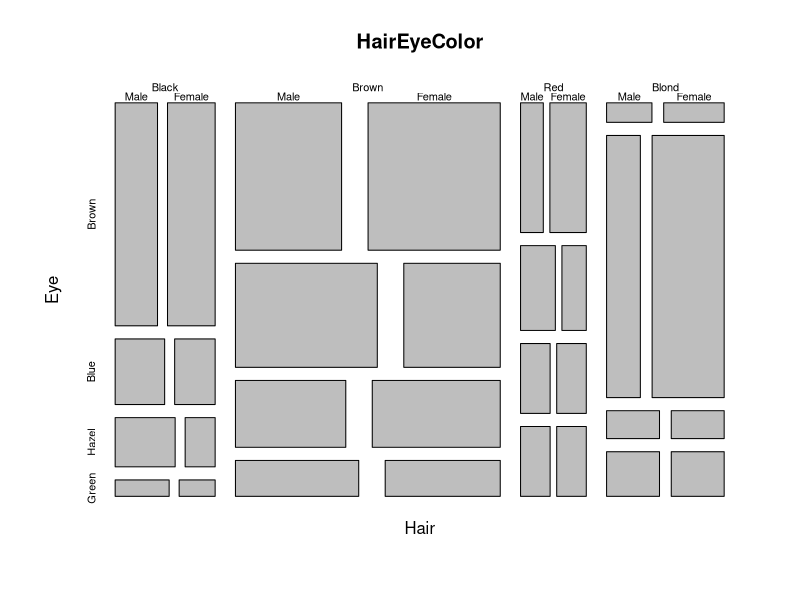
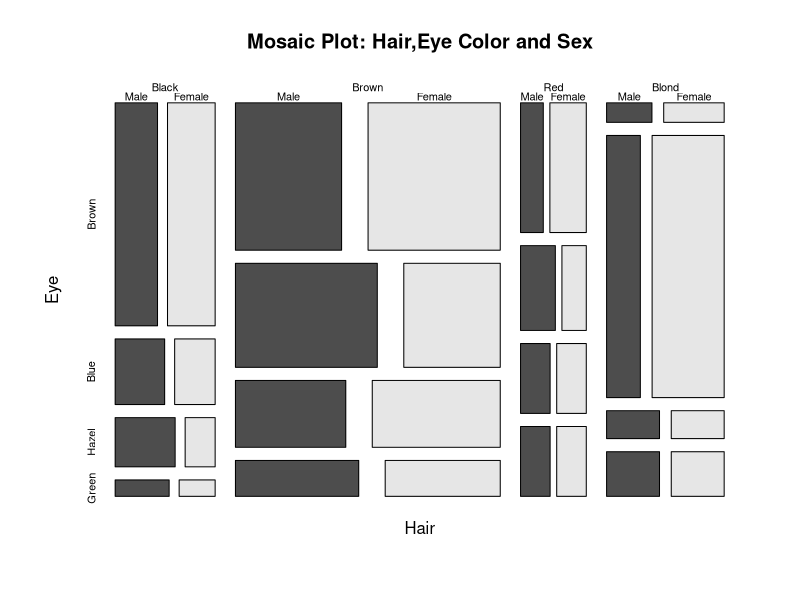
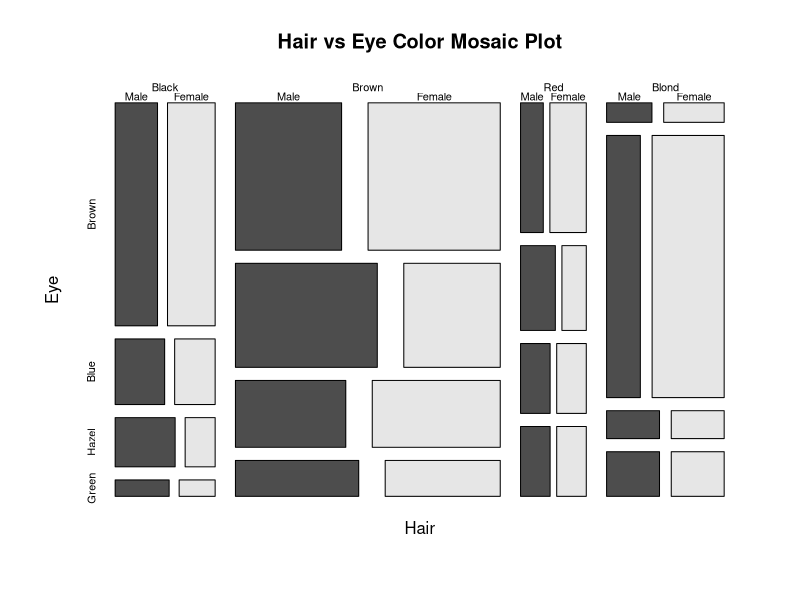
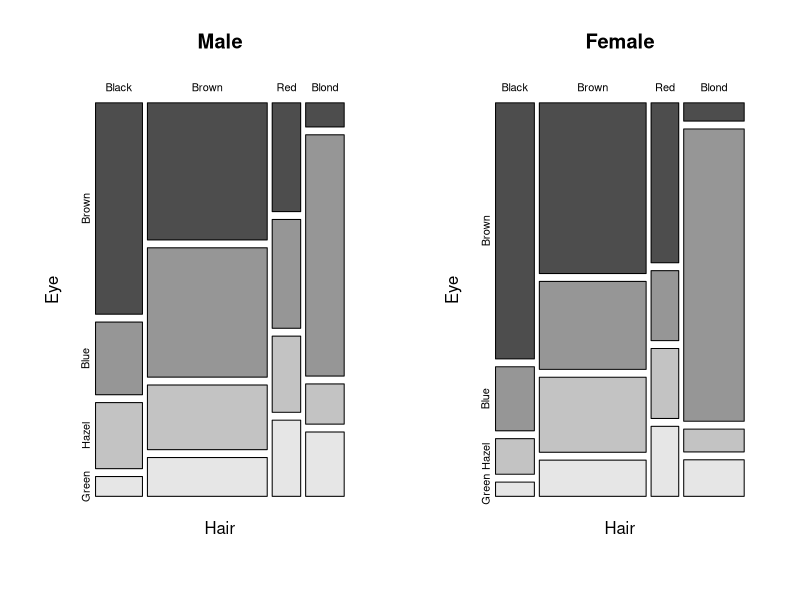
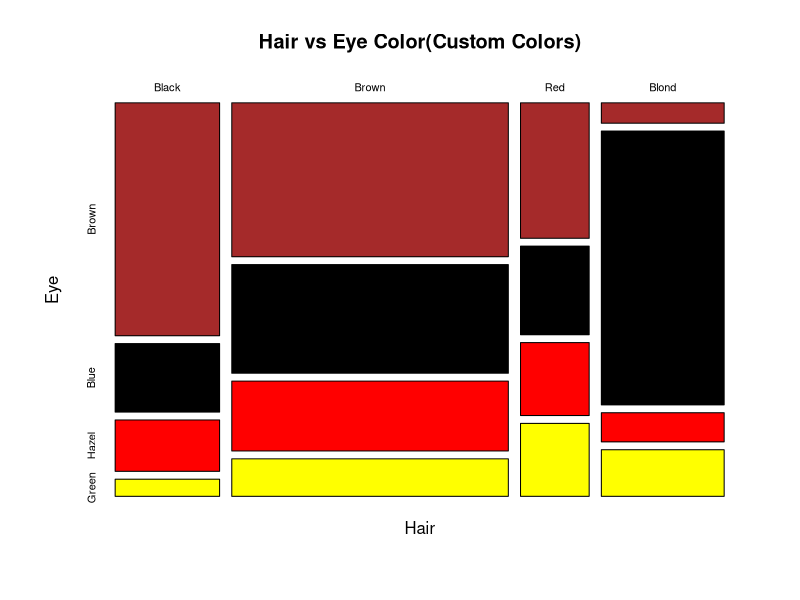

Reproduce these figures in R, in order.
#Load and Understand the HairEyeColordataset
#Load dataset

data(HairEyeColor)

#Check structure
str(HairEyeColor)
View(HairEyeColor)
?HairEyeColor

#Very basic Mosaic Plot(Base R)
mosaicplot(HairEyeColor)

#Add Titles and Colors
mosaicplot(HairEyeColor, main = "Mosaic Plot: Hair,Eye Color and Sex",
           color = TRUE)
#Two-Variable Mosaic Plot
HairEye2D<-margin.table(HairEyeColor,c(1,2))
mosaicplot(HairEyeColor,main = "Hair vs Eye Color Mosaic Plot",
           color = TRUE)

#Mosaic Plots by Sex
par(mfrow=c(1,2))
mosaicplot(HairEyeColor[,,"Male"],main = "Male",color = TRUE)
mosaicplot(HairEyeColor[,,"Female"],main = "Female",color = TRUE)
par(mfrow=c(1,1))

#Custom Colors
mosaicplot(HairEye2D, col = c("brown","black","red","yellow"),
           main = "Hair vs Eye Color(Custom Colors)")
